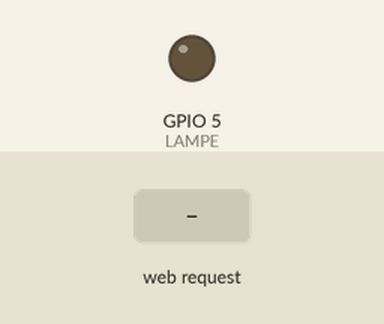
Recording of a sketch running on a simulated ESP8266 (NodeMCU). Shown: output pins drawn as LEDs (lit = HIGH). Inputs (shaded band) come from the test bench. WiFi joins after 1.5 s; servers stay silent unless stated; what the sketch prints to the serial monitor is not drawn.

Above: at 2.7 s.
2.8 s: HTTP request GET /LAMPE=ON received
At 4.0 s:
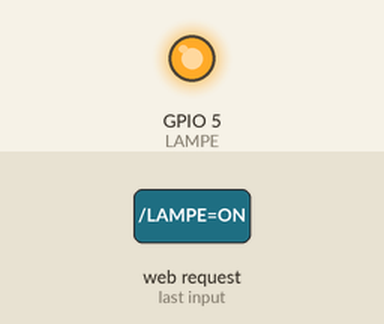
4.3 s: HTTP request GET /LAMPE=OFF received
At 5.3 s:
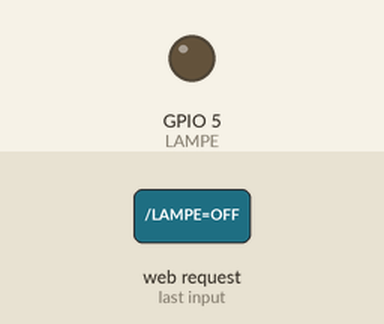
Timing chart, 0 to 7.3 s (numbered marks = the images above; inputs shaded):
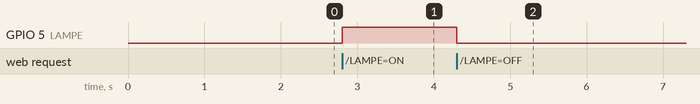

The sketch:

sketch_mar24a.ino
```cpp
#include <ESP8266WiFi.h>


const char* ssid = "NOM WIFI";  //entrez le nom du wifi

const char* password = "MOT DE PASSE WIFI";   //entrez le mot de passe du wifi


int LAMPE = 5;   // LAMPE connectée au GPIO5 (D1)


WiFiServer server(80);


void setup()

{

  Serial.begin(115200);

  pinMode(LAMPE, OUTPUT);

  digitalWrite(LAMPE, LOW);


  Serial.print("Connexion au réseau");

  WiFi.begin(ssid, password);

  while (WiFi.status() != WL_CONNECTED)

  {

    delay(500);

    Serial.print(".");

  }

  Serial.println("WiFi connecté");

  server.begin();  // Démarre le serveur

  Serial.println("Serveur démarré");


  Serial.print("Adresse IP: ");

  Serial.println(WiFi.localIP());

  Serial.print("Copiez et collez l'URL suivante: https://"); // affiche l'adresse IP au format URL

  Serial.print(WiFi.localIP());

  Serial.println("/");

}


void loop()

{

  WiFiClient client = server.available();

  if (!client)

  {

    return;

  }

  Serial.println("En attente d'un nouveau client");

  while(!client.available())

  {

    delay(1);

  }


  String request = client.readStringUntil('\r');

  Serial.println("requête: "+request);

  client.flush();


  int value = LOW;

  if(request.indexOf("/LAMPE=ON") != -1)

  {

    digitalWrite(LAMPE, HIGH); // Allume la lampe

    value = HIGH;

  }

  if(request.indexOf("/LAMPE=OFF") != -1)

  {

    digitalWrite(LAMPE, LOW); // Eteint la lampe

    value = LOW;

  }


//*------------------Code  HTML ---------------------*//


  client.println("HTTP/1.1 200 OK"); //

  client.println("Content-Type: text/html");

  client.println("");

  client.println("<!DOCTYPE HTML>");

  client.println("<html>");


  client.print("<h1> LAMPE: </h1>");
  client.println("<style>html { font-family: Helvetica; display: inline-block; margin: 0px auto; text-align: center;}");
  client.println("h1{ margin-top: 20%; font-size: 80px;}");
  client.println("h2 {font-size: 50px;}");
client.println(".button { background-color: #FF0000; border: none; color: white; padding: 16px 40px;");
client.println("text-decoration: none; font-size: 100px; margin: 2px; cursor: pointer;}");
client.println(".button2 {background-color: #008000; border: none; color: white; padding: 16px 40px;");
client.println("text-decoration: none; font-size: 100px; margin: 2px; cursor: pointer;}");
 client.println("</style>");

  if(value == HIGH)

  {

    client.print("<h2>ALLUMEE</h2> ");

  }

  else

  {

    client.print("ETEINTE");

  }

  client.println("<br><br>");

  client.println("<a href=\"/LAMPE=ON\"\"><button class=\"button2\">ON</button></a>");

  client.println("<a href=\"/LAMPE=OFF\"\"><button class=\"button\">OFF</button></a><br />");

  client.println("</html>");


  delay(1);

  Serial.println("Client déconnecté");

  Serial.println("");
}
```

Measured:
- after the input at 2.8 s, GPIO 5 (LAMPE): LOW → HIGH at once
- after the input at 4.3 s, GPIO 5 (LAMPE): HIGH → LOW at once
